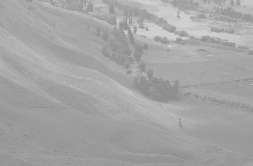
#> input picture sample_image.jpg, 253 x 166 px
$ python histogram_equalization.py
#> lines starting #> are read from the running program, lines starting #| are printed output that depends on the picture
OPEN_IMAGE_NAME = "sample_image.jpg"

# cv2를 이용하지 않고 직접 구현하는 것이 목표이지만,
# 이미지 및 히스토그램 시각화에서만 라이브러리 이용
import cv2

import matplotlib.pyplot as plt
import copy
import numpy as np

# 사진 가져오기
original_img = cv2.imread(OPEN_IMAGE_NAME, cv2.IMREAD_GRAYSCALE)
#> original_img: shape (166, 253); min 140, max 209, mean 164.7


### ----- 이퀄라이제이션 전 -----

# original 히스토그램 생성 및 계산
# cv2.calcHist() 함수로 대체 가능하나, 직접 구현해본다.

L = 256 # 우리 이미지는 0 - 255 사이의 밝기 값을 가지므로, L = 256 이다.

def makeHistogram(img):
    hist = [0 for i in range(0, L)] # 0 - 255
    # original 히스토그램 계산
    for row in img:
        for value in row:
            hist[value] += 1
#> after the loop, hist = 256 values, max 2661 at index 159, min 0 at index 0, mean 164.1
    return hist

original_hist = makeHistogram(original_img)
#> original_hist has the same summary as hist in makeHistogram


### ----- 이퀄라이제이션 과정 -----

# cv2.equalizeHist() 함수로 대체 가능하나, 직접 구현해본다.

# 누적합 알고리즘으로 cdf 생성
original_cdf = []
sum = 0
for value in original_hist:
    sum += value
    original_cdf.append(sum)
#> after the loop, original_cdf = 256 values from 0 to 41998; sum = 41998

# 이퀄라이제이션을 하는 맵(함수) 구현.
# 이 함수는 추후 이미지 이퀄라이저에 직접 사용됨
# 예를 들어 밝기값(1)이 밝기값(3)으로 이퀄라이제이션이 되어야 한다면,
# equalizizer_map[1] 의 값은 3이 될 것임. 이를 뒤에서 이용해 이퀄라이제이션 진행
equalizizer_map = []
for i in range(0,L):
    eq_val = round(original_cdf[i] * (L-1) / sum)
    equalizizer_map.append(eq_val)
#> after the loop, equalizizer_map = 256 values from 0 to 255

# 이를 이용해 기존 image 이퀄라이제이션 진행
equalize_img = copy.deepcopy(original_img)
for row in range(len(equalize_img)):
    for column in range(len(equalize_img[row])):
        origin_val = original_img[row][column]
        equalize_val = equalizizer_map[origin_val]
        equalize_img[row][column] = equalize_val
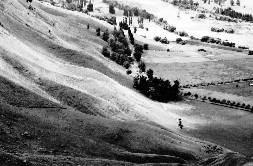
#> equalize_img: shape (166, 253); min 0, max 255, mean 131.3

# 이퀄라이제이션 된 히스토그램도 계산
equalize_hist = makeHistogram(equalize_img)
#> equalize_hist = 256 values, max 2661 at index 103, min 0 at index 3, mean 164.1


### ----- equalize 이미지 저장 -----
NEW_FILE_NAME = OPEN_IMAGE_NAME.split(".")
cv2.imwrite(NEW_FILE_NAME[0] + "_equalized" + "." + NEW_FILE_NAME[1] ,equalize_img)


### ----- 시각화 과정 -----
# 이미지 시각화
img_stack = np.hstack((original_img, equalize_img))
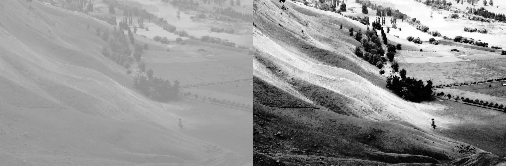
#> img_stack: shape (166, 506); min 0, max 255, mean 148
cv2.imshow("original , equalize", img_stack)

# 히스토그램 시각화
plt.figure(figsize=(12,6))
plt.subplot(121)
plt.bar([i for i in range(0,L)], original_hist) # 막대그래프
plt.subplot(122)
plt.bar([i for i in range(0,L)], equalize_hist)
plt.show()
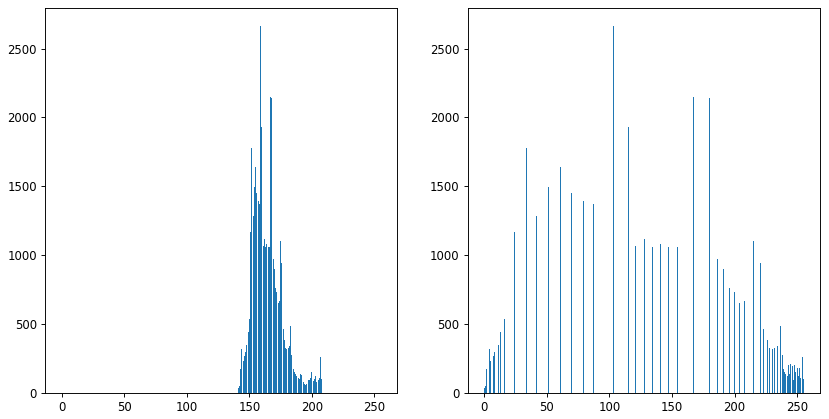
#> figure drawn by matplotlib, 2 panels; panel 1: tallest bar 2661 high, from x = 158.6 to 159.4; panel 2: tallest bar 2661 high, from x = 102.6 to 103.4
